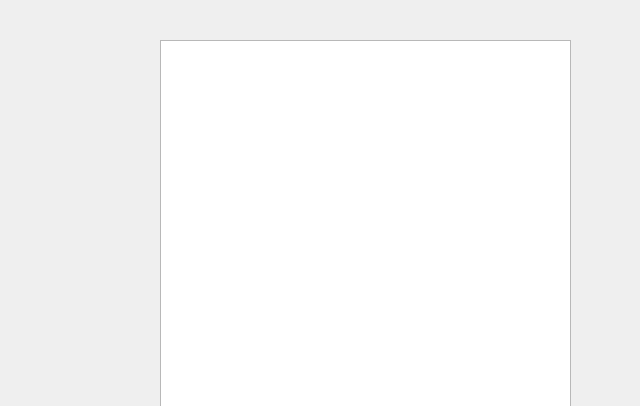
<?xml version="1.0" encoding="UTF-8"?>
<ui version="4.0">
 <class>Dialog</class>
 <widget class="QDialog" name="Dialog">
  <property name="geometry">
   <rect>
    <x>0</x>
    <y>0</y>
    <width>640</width>
    <height>406</height>
   </rect>
  </property>
  <property name="windowTitle">
   <string>Dialog</string>
  </property>
  <widget class="QTextBrowser" name="textBrowser">
   <property name="geometry">
    <rect>
     <x>160</x>
     <y>40</y>
     <width>411</width>
     <height>381</height>
    </rect>
   </property>
  </widget>
  <widget class="QTextBrowser" name="textBrowser_2">
   <property name="geometry">
    <rect>
     <x>160</x>
     <y>430</y>
     <width>311</width>
     <height>31</height>
    </rect>
   </property>
  </widget>
  <widget class="QPushButton" name="pushButton">
   <property name="geometry">
    <rect>
     <x>480</x>
     <y>430</y>
     <width>75</width>
     <height>41</height>
    </rect>
   </property>
   <property name="text">
    <string>Send
(Enter)</string>
   </property>
  </widget>
 </widget>
 <resources/>
 <connections/>
</ui>
